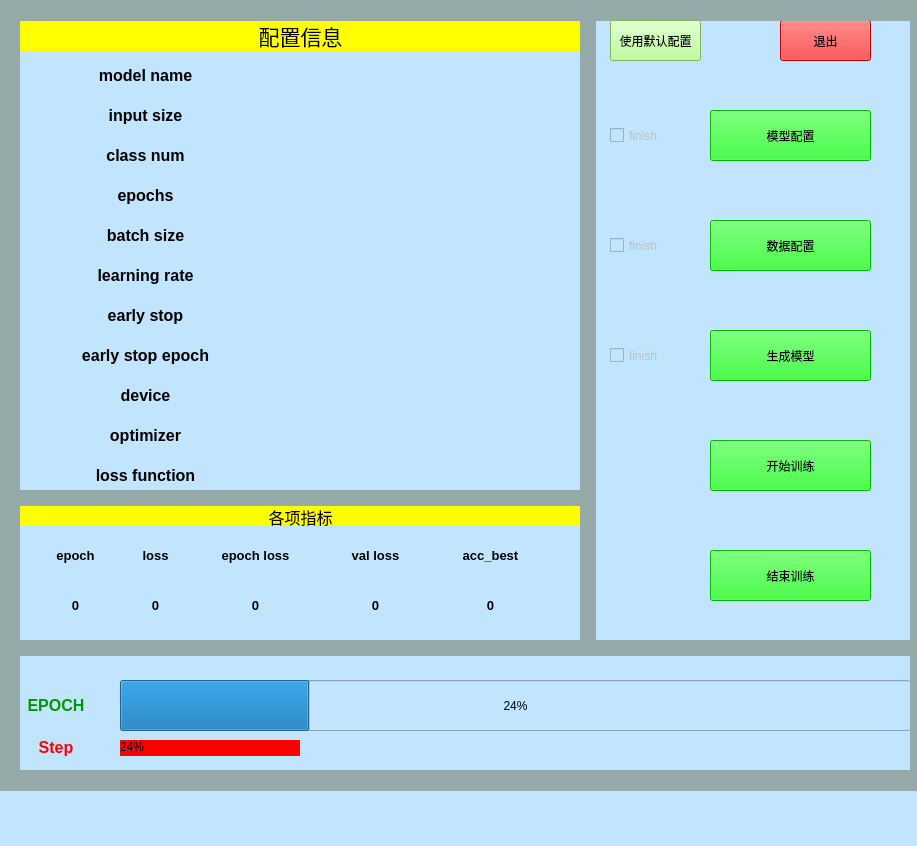
<?xml version="1.0" encoding="UTF-8"?>
<ui version="4.0">
 <class>MainWindow</class>
 <widget class="QMainWindow" name="MainWindow">
  <property name="geometry">
   <rect>
    <x>0</x>
    <y>0</y>
    <width>917</width>
    <height>846</height>
   </rect>
  </property>
  <property name="sizePolicy">
   <sizepolicy hsizetype="Preferred" vsizetype="Preferred">
    <horstretch>0</horstretch>
    <verstretch>0</verstretch>
   </sizepolicy>
  </property>
  <property name="minimumSize">
   <size>
    <width>917</width>
    <height>846</height>
   </size>
  </property>
  <property name="maximumSize">
   <size>
    <width>917</width>
    <height>846</height>
   </size>
  </property>
  <property name="windowTitle">
   <string>MainWindow</string>
  </property>
  <property name="styleSheet">
   <string notr="true">background-color: rgb(193, 229, 255);</string>
  </property>
  <widget class="QWidget" name="centralwidget">
   <property name="sizePolicy">
    <sizepolicy hsizetype="Preferred" vsizetype="Preferred">
     <horstretch>0</horstretch>
     <verstretch>0</verstretch>
    </sizepolicy>
   </property>
   <widget class="QLabel" name="label">
    <property name="geometry">
     <rect>
      <x>20</x>
      <y>20</y>
      <width>561</width>
      <height>31</height>
     </rect>
    </property>
    <property name="autoFillBackground">
     <bool>false</bool>
    </property>
    <property name="styleSheet">
     <string notr="true">
background-color: rgb(255, 255, 0);</string>
    </property>
    <property name="text">
     <string>&lt;html&gt;&lt;head/&gt;&lt;body&gt;&lt;p align=&quot;center&quot;&gt;&lt;span style=&quot; font-size:16pt;&quot;&gt;配置信息&lt;/span&gt;&lt;/p&gt;&lt;/body&gt;&lt;/html&gt;</string>
    </property>
   </widget>
   <widget class="QPushButton" name="net_cfg">
    <property name="geometry">
     <rect>
      <x>710</x>
      <y>110</y>
      <width>161</width>
      <height>51</height>
     </rect>
    </property>
    <property name="styleSheet">
     <string notr="true">background-color: rgb(0, 255, 0);
font: 15pt &quot;Arial&quot;;
color: rgb(0, 0, 0);</string>
    </property>
    <property name="text">
     <string>模型配置</string>
    </property>
   </widget>
   <widget class="QPushButton" name="data_cfg">
    <property name="geometry">
     <rect>
      <x>710</x>
      <y>220</y>
      <width>161</width>
      <height>51</height>
     </rect>
    </property>
    <property name="styleSheet">
     <string notr="true">background-color: rgb(0, 255, 0);
font: 15pt &quot;Arial&quot;;
color: rgb(0, 0, 0);</string>
    </property>
    <property name="text">
     <string>数据配置</string>
    </property>
   </widget>
   <widget class="QPushButton" name="train">
    <property name="geometry">
     <rect>
      <x>710</x>
      <y>440</y>
      <width>161</width>
      <height>51</height>
     </rect>
    </property>
    <property name="styleSheet">
     <string notr="true">background-color: rgb(0, 255, 0);
font: 15pt &quot;Arial&quot;;
color: rgb(0, 0, 0);</string>
    </property>
    <property name="text">
     <string>开始训练</string>
    </property>
   </widget>
   <widget class="QProgressBar" name="progressBar">
    <property name="geometry">
     <rect>
      <x>120</x>
      <y>680</y>
      <width>791</width>
      <height>51</height>
     </rect>
    </property>
    <property name="value">
     <number>24</number>
    </property>
   </widget>
   <widget class="QPushButton" name="exit">
    <property name="geometry">
     <rect>
      <x>780</x>
      <y>20</y>
      <width>91</width>
      <height>41</height>
     </rect>
    </property>
    <property name="styleSheet">
     <string notr="true">background-color: rgb(255, 0, 0);
font: 15pt &quot;Arial&quot;;
color: rgb(0, 0, 0);</string>
    </property>
    <property name="text">
     <string>退出</string>
    </property>
   </widget>
   <widget class="QProgressBar" name="progressBar_2">
    <property name="geometry">
     <rect>
      <x>120</x>
      <y>740</y>
      <width>751</width>
      <height>16</height>
     </rect>
    </property>
    <property name="styleSheet">
     <string notr="true">QProgressBar::chunk {background-color: #ff0000;}
QProgressBar { border-width: 0px; }</string>
    </property>
    <property name="value">
     <number>24</number>
    </property>
   </widget>
   <widget class="QPushButton" name="stop_train">
    <property name="geometry">
     <rect>
      <x>710</x>
      <y>550</y>
      <width>161</width>
      <height>51</height>
     </rect>
    </property>
    <property name="styleSheet">
     <string notr="true">background-color: rgb(0, 255, 0);
font: 15pt &quot;Arial&quot;;
color: rgb(0, 0, 0);</string>
    </property>
    <property name="text">
     <string>结束训练</string>
    </property>
   </widget>
   <widget class="QPushButton" name="model_gen">
    <property name="geometry">
     <rect>
      <x>710</x>
      <y>330</y>
      <width>161</width>
      <height>51</height>
     </rect>
    </property>
    <property name="styleSheet">
     <string notr="true">background-color: rgb(0, 255, 0);
font: 15pt &quot;Arial&quot;;
color: rgb(0, 0, 0);</string>
    </property>
    <property name="text">
     <string>生成模型</string>
    </property>
   </widget>
   <widget class="QCheckBox" name="checkBox_model">
    <property name="enabled">
     <bool>false</bool>
    </property>
    <property name="geometry">
     <rect>
      <x>610</x>
      <y>120</y>
      <width>91</width>
      <height>31</height>
     </rect>
    </property>
    <property name="text">
     <string>finish</string>
    </property>
    <property name="checked">
     <bool>false</bool>
    </property>
   </widget>
   <widget class="QCheckBox" name="checkBox_data">
    <property name="enabled">
     <bool>false</bool>
    </property>
    <property name="geometry">
     <rect>
      <x>610</x>
      <y>230</y>
      <width>91</width>
      <height>31</height>
     </rect>
    </property>
    <property name="text">
     <string>finish</string>
    </property>
    <property name="checked">
     <bool>false</bool>
    </property>
   </widget>
   <widget class="QCheckBox" name="checkBox_gen">
    <property name="enabled">
     <bool>false</bool>
    </property>
    <property name="geometry">
     <rect>
      <x>610</x>
      <y>340</y>
      <width>91</width>
      <height>31</height>
     </rect>
    </property>
    <property name="text">
     <string>finish</string>
    </property>
    <property name="checked">
     <bool>false</bool>
    </property>
   </widget>
   <widget class="QLabel" name="label_3">
    <property name="geometry">
     <rect>
      <x>20</x>
      <y>680</y>
      <width>72</width>
      <height>51</height>
     </rect>
    </property>
    <property name="styleSheet">
     <string notr="true">background-color: rgb(193, 229, 255);
color: rgb(0, 150, 0);</string>
    </property>
    <property name="text">
     <string>&lt;html&gt;&lt;head/&gt;&lt;body&gt;&lt;p align=&quot;center&quot;&gt;&lt;span style=&quot; font-size:12pt; font-weight:600;&quot;&gt;EPOCH&lt;/span&gt;&lt;/p&gt;&lt;/body&gt;&lt;/html&gt;</string>
    </property>
   </widget>
   <widget class="QLabel" name="label_4">
    <property name="geometry">
     <rect>
      <x>20</x>
      <y>730</y>
      <width>72</width>
      <height>36</height>
     </rect>
    </property>
    <property name="styleSheet">
     <string notr="true">background-color: rgb(193, 229, 255);
color: rgb(255, 0, 0);</string>
    </property>
    <property name="text">
     <string>&lt;html&gt;&lt;head/&gt;&lt;body&gt;&lt;p align=&quot;center&quot;&gt;&lt;span style=&quot; font-size:12pt; font-weight:600;&quot;&gt;Step&lt;/span&gt;&lt;/p&gt;&lt;/body&gt;&lt;/html&gt;</string>
    </property>
   </widget>
   <widget class="QLabel" name="label_2">
    <property name="geometry">
     <rect>
      <x>580</x>
      <y>0</y>
      <width>16</width>
      <height>651</height>
     </rect>
    </property>
    <property name="styleSheet">
     <string notr="true">background-color: rgb(151, 170, 170);</string>
    </property>
    <property name="text">
     <string/>
    </property>
   </widget>
   <widget class="QLabel" name="label_5">
    <property name="geometry">
     <rect>
      <x>0</x>
      <y>640</y>
      <width>921</width>
      <height>16</height>
     </rect>
    </property>
    <property name="styleSheet">
     <string notr="true">background-color: rgb(151, 170, 170);</string>
    </property>
    <property name="text">
     <string/>
    </property>
   </widget>
   <widget class="QLabel" name="label_6">
    <property name="geometry">
     <rect>
      <x>0</x>
      <y>0</y>
      <width>20</width>
      <height>791</height>
     </rect>
    </property>
    <property name="styleSheet">
     <string notr="true">background-color: rgb(151, 170, 170);</string>
    </property>
    <property name="text">
     <string/>
    </property>
   </widget>
   <widget class="QLabel" name="label_7">
    <property name="geometry">
     <rect>
      <x>0</x>
      <y>770</y>
      <width>921</width>
      <height>21</height>
     </rect>
    </property>
    <property name="styleSheet">
     <string notr="true">background-color: rgb(151, 170, 170);</string>
    </property>
    <property name="text">
     <string/>
    </property>
   </widget>
   <widget class="QLabel" name="label_8">
    <property name="geometry">
     <rect>
      <x>910</x>
      <y>-20</y>
      <width>16</width>
      <height>791</height>
     </rect>
    </property>
    <property name="styleSheet">
     <string notr="true">background-color: rgb(151, 170, 170);</string>
    </property>
    <property name="text">
     <string/>
    </property>
   </widget>
   <widget class="QLabel" name="label_9">
    <property name="geometry">
     <rect>
      <x>0</x>
      <y>0</y>
      <width>921</width>
      <height>21</height>
     </rect>
    </property>
    <property name="styleSheet">
     <string notr="true">background-color: rgb(151, 170, 170);</string>
    </property>
    <property name="text">
     <string/>
    </property>
   </widget>
   <widget class="QLabel" name="label_10">
    <property name="geometry">
     <rect>
      <x>20</x>
      <y>490</y>
      <width>561</width>
      <height>16</height>
     </rect>
    </property>
    <property name="styleSheet">
     <string notr="true">background-color: rgb(151, 170, 170);</string>
    </property>
    <property name="text">
     <string/>
    </property>
   </widget>
   <widget class="QLabel" name="label_12">
    <property name="geometry">
     <rect>
      <x>50</x>
      <y>60</y>
      <width>191</width>
      <height>31</height>
     </rect>
    </property>
    <property name="text">
     <string>&lt;html&gt;&lt;head/&gt;&lt;body&gt;&lt;p align=&quot;center&quot;&gt;&lt;span style=&quot; font-size:12pt; font-weight:600;&quot;&gt;model name&lt;/span&gt;&lt;/p&gt;&lt;/body&gt;&lt;/html&gt;</string>
    </property>
   </widget>
   <widget class="QLabel" name="label_13">
    <property name="geometry">
     <rect>
      <x>50</x>
      <y>100</y>
      <width>191</width>
      <height>31</height>
     </rect>
    </property>
    <property name="text">
     <string>&lt;html&gt;&lt;head/&gt;&lt;body&gt;&lt;p align=&quot;center&quot;&gt;&lt;span style=&quot; font-size:12pt; font-weight:600;&quot;&gt;input size&lt;/span&gt;&lt;/p&gt;&lt;/body&gt;&lt;/html&gt;</string>
    </property>
   </widget>
   <widget class="QLabel" name="label_14">
    <property name="geometry">
     <rect>
      <x>50</x>
      <y>340</y>
      <width>191</width>
      <height>31</height>
     </rect>
    </property>
    <property name="text">
     <string>&lt;html&gt;&lt;head/&gt;&lt;body&gt;&lt;p align=&quot;center&quot;&gt;&lt;span style=&quot; font-size:12pt; font-weight:600;&quot;&gt;early stop epoch&lt;/span&gt;&lt;/p&gt;&lt;/body&gt;&lt;/html&gt;</string>
    </property>
   </widget>
   <widget class="QLabel" name="label_15">
    <property name="geometry">
     <rect>
      <x>50</x>
      <y>380</y>
      <width>191</width>
      <height>31</height>
     </rect>
    </property>
    <property name="text">
     <string>&lt;html&gt;&lt;head/&gt;&lt;body&gt;&lt;p align=&quot;center&quot;&gt;&lt;span style=&quot; font-size:12pt; font-weight:600;&quot;&gt;device&lt;/span&gt;&lt;/p&gt;&lt;/body&gt;&lt;/html&gt;</string>
    </property>
   </widget>
   <widget class="QLabel" name="label_16">
    <property name="geometry">
     <rect>
      <x>50</x>
      <y>260</y>
      <width>191</width>
      <height>31</height>
     </rect>
    </property>
    <property name="text">
     <string>&lt;html&gt;&lt;head/&gt;&lt;body&gt;&lt;p align=&quot;center&quot;&gt;&lt;span style=&quot; font-size:12pt; font-weight:600;&quot;&gt;learning rate&lt;/span&gt;&lt;/p&gt;&lt;/body&gt;&lt;/html&gt;</string>
    </property>
   </widget>
   <widget class="QLabel" name="label_17">
    <property name="geometry">
     <rect>
      <x>50</x>
      <y>300</y>
      <width>191</width>
      <height>31</height>
     </rect>
    </property>
    <property name="text">
     <string>&lt;html&gt;&lt;head/&gt;&lt;body&gt;&lt;p align=&quot;center&quot;&gt;&lt;span style=&quot; font-size:12pt; font-weight:600;&quot;&gt;early stop&lt;/span&gt;&lt;/p&gt;&lt;/body&gt;&lt;/html&gt;</string>
    </property>
   </widget>
   <widget class="QLabel" name="label_18">
    <property name="geometry">
     <rect>
      <x>50</x>
      <y>140</y>
      <width>191</width>
      <height>31</height>
     </rect>
    </property>
    <property name="text">
     <string>&lt;html&gt;&lt;head/&gt;&lt;body&gt;&lt;p align=&quot;center&quot;&gt;&lt;span style=&quot; font-size:12pt; font-weight:600;&quot;&gt;class num&lt;/span&gt;&lt;/p&gt;&lt;/body&gt;&lt;/html&gt;</string>
    </property>
   </widget>
   <widget class="QLabel" name="label_19">
    <property name="geometry">
     <rect>
      <x>50</x>
      <y>220</y>
      <width>191</width>
      <height>31</height>
     </rect>
    </property>
    <property name="text">
     <string>&lt;html&gt;&lt;head/&gt;&lt;body&gt;&lt;p align=&quot;center&quot;&gt;&lt;span style=&quot; font-size:12pt; font-weight:600;&quot;&gt;batch size&lt;/span&gt;&lt;/p&gt;&lt;/body&gt;&lt;/html&gt;</string>
    </property>
   </widget>
   <widget class="QLabel" name="label_20">
    <property name="geometry">
     <rect>
      <x>50</x>
      <y>420</y>
      <width>191</width>
      <height>31</height>
     </rect>
    </property>
    <property name="text">
     <string>&lt;html&gt;&lt;head/&gt;&lt;body&gt;&lt;p align=&quot;center&quot;&gt;&lt;span style=&quot; font-size:12pt; font-weight:600;&quot;&gt;optimizer&lt;/span&gt;&lt;/p&gt;&lt;/body&gt;&lt;/html&gt;</string>
    </property>
   </widget>
   <widget class="QLabel" name="label_21">
    <property name="geometry">
     <rect>
      <x>50</x>
      <y>460</y>
      <width>191</width>
      <height>31</height>
     </rect>
    </property>
    <property name="text">
     <string>&lt;html&gt;&lt;head/&gt;&lt;body&gt;&lt;p align=&quot;center&quot;&gt;&lt;span style=&quot; font-size:12pt; font-weight:600;&quot;&gt;loss function&lt;/span&gt;&lt;/p&gt;&lt;/body&gt;&lt;/html&gt;</string>
    </property>
   </widget>
   <widget class="QLabel" name="label_ese">
    <property name="geometry">
     <rect>
      <x>310</x>
      <y>340</y>
      <width>221</width>
      <height>31</height>
     </rect>
    </property>
    <property name="text">
     <string>&lt;html&gt;&lt;head/&gt;&lt;body&gt;&lt;p align=&quot;center&quot;&gt;&lt;br/&gt;&lt;/p&gt;&lt;/body&gt;&lt;/html&gt;</string>
    </property>
    <property name="alignment">
     <set>Qt::AlignCenter</set>
    </property>
   </widget>
   <widget class="QLabel" name="label_cls_num">
    <property name="geometry">
     <rect>
      <x>310</x>
      <y>140</y>
      <width>221</width>
      <height>31</height>
     </rect>
    </property>
    <property name="text">
     <string>&lt;html&gt;&lt;head/&gt;&lt;body&gt;&lt;p align=&quot;center&quot;&gt;&lt;br/&gt;&lt;/p&gt;&lt;/body&gt;&lt;/html&gt;</string>
    </property>
    <property name="alignment">
     <set>Qt::AlignCenter</set>
    </property>
   </widget>
   <widget class="QLabel" name="label_es">
    <property name="geometry">
     <rect>
      <x>310</x>
      <y>300</y>
      <width>221</width>
      <height>31</height>
     </rect>
    </property>
    <property name="text">
     <string>&lt;html&gt;&lt;head/&gt;&lt;body&gt;&lt;p align=&quot;center&quot;&gt;&lt;br/&gt;&lt;/p&gt;&lt;/body&gt;&lt;/html&gt;</string>
    </property>
    <property name="alignment">
     <set>Qt::AlignCenter</set>
    </property>
   </widget>
   <widget class="QLabel" name="label_device">
    <property name="geometry">
     <rect>
      <x>310</x>
      <y>380</y>
      <width>221</width>
      <height>31</height>
     </rect>
    </property>
    <property name="text">
     <string>&lt;html&gt;&lt;head/&gt;&lt;body&gt;&lt;p align=&quot;center&quot;&gt;&lt;br/&gt;&lt;/p&gt;&lt;/body&gt;&lt;/html&gt;</string>
    </property>
    <property name="alignment">
     <set>Qt::AlignCenter</set>
    </property>
   </widget>
   <widget class="QLabel" name="label_lr">
    <property name="geometry">
     <rect>
      <x>310</x>
      <y>260</y>
      <width>221</width>
      <height>31</height>
     </rect>
    </property>
    <property name="text">
     <string>&lt;html&gt;&lt;head/&gt;&lt;body&gt;&lt;p align=&quot;center&quot;&gt;&lt;br/&gt;&lt;/p&gt;&lt;/body&gt;&lt;/html&gt;</string>
    </property>
    <property name="alignment">
     <set>Qt::AlignCenter</set>
    </property>
   </widget>
   <widget class="QLabel" name="label_model_name">
    <property name="geometry">
     <rect>
      <x>310</x>
      <y>60</y>
      <width>221</width>
      <height>31</height>
     </rect>
    </property>
    <property name="text">
     <string>&lt;html&gt;&lt;head/&gt;&lt;body&gt;&lt;p align=&quot;center&quot;&gt;&lt;br/&gt;&lt;/p&gt;&lt;/body&gt;&lt;/html&gt;</string>
    </property>
    <property name="alignment">
     <set>Qt::AlignCenter</set>
    </property>
   </widget>
   <widget class="QLabel" name="label_batch_size">
    <property name="geometry">
     <rect>
      <x>310</x>
      <y>220</y>
      <width>221</width>
      <height>31</height>
     </rect>
    </property>
    <property name="text">
     <string>&lt;html&gt;&lt;head/&gt;&lt;body&gt;&lt;p align=&quot;center&quot;&gt;&lt;br/&gt;&lt;/p&gt;&lt;/body&gt;&lt;/html&gt;</string>
    </property>
    <property name="alignment">
     <set>Qt::AlignCenter</set>
    </property>
   </widget>
   <widget class="QLabel" name="label_lossfc">
    <property name="geometry">
     <rect>
      <x>310</x>
      <y>460</y>
      <width>221</width>
      <height>31</height>
     </rect>
    </property>
    <property name="text">
     <string>&lt;html&gt;&lt;head/&gt;&lt;body&gt;&lt;p align=&quot;center&quot;&gt;&lt;br/&gt;&lt;/p&gt;&lt;/body&gt;&lt;/html&gt;</string>
    </property>
    <property name="alignment">
     <set>Qt::AlignCenter</set>
    </property>
   </widget>
   <widget class="QLabel" name="label_input_size">
    <property name="geometry">
     <rect>
      <x>310</x>
      <y>100</y>
      <width>221</width>
      <height>31</height>
     </rect>
    </property>
    <property name="text">
     <string>&lt;html&gt;&lt;head/&gt;&lt;body&gt;&lt;p align=&quot;center&quot;&gt;&lt;br/&gt;&lt;/p&gt;&lt;/body&gt;&lt;/html&gt;</string>
    </property>
    <property name="alignment">
     <set>Qt::AlignCenter</set>
    </property>
   </widget>
   <widget class="QLabel" name="label_opt">
    <property name="geometry">
     <rect>
      <x>310</x>
      <y>420</y>
      <width>221</width>
      <height>31</height>
     </rect>
    </property>
    <property name="text">
     <string>&lt;html&gt;&lt;head/&gt;&lt;body&gt;&lt;p align=&quot;center&quot;&gt;&lt;br/&gt;&lt;/p&gt;&lt;/body&gt;&lt;/html&gt;</string>
    </property>
    <property name="alignment">
     <set>Qt::AlignCenter</set>
    </property>
   </widget>
   <widget class="QLabel" name="label_11">
    <property name="geometry">
     <rect>
      <x>20</x>
      <y>505</y>
      <width>561</width>
      <height>21</height>
     </rect>
    </property>
    <property name="autoFillBackground">
     <bool>false</bool>
    </property>
    <property name="styleSheet">
     <string notr="true">
background-color: rgb(255, 255, 0);</string>
    </property>
    <property name="text">
     <string>&lt;html&gt;&lt;head/&gt;&lt;body&gt;&lt;p align=&quot;center&quot;&gt;&lt;span style=&quot; font-size:12pt;&quot;&gt;各项指标&lt;/span&gt;&lt;/p&gt;&lt;/body&gt;&lt;/html&gt;</string>
    </property>
   </widget>
   <widget class="QLabel" name="label_22">
    <property name="geometry">
     <rect>
      <x>40</x>
      <y>540</y>
      <width>71</width>
      <height>31</height>
     </rect>
    </property>
    <property name="text">
     <string>&lt;html&gt;&lt;head/&gt;&lt;body&gt;&lt;p align=&quot;center&quot;&gt;&lt;span style=&quot; font-size:10pt; font-weight:600;&quot;&gt;epoch&lt;/span&gt;&lt;/p&gt;&lt;/body&gt;&lt;/html&gt;</string>
    </property>
   </widget>
   <widget class="QLabel" name="label_23">
    <property name="geometry">
     <rect>
      <x>120</x>
      <y>540</y>
      <width>71</width>
      <height>31</height>
     </rect>
    </property>
    <property name="text">
     <string>&lt;html&gt;&lt;head/&gt;&lt;body&gt;&lt;p align=&quot;center&quot;&gt;&lt;span style=&quot; font-size:10pt; font-weight:600;&quot;&gt;loss&lt;/span&gt;&lt;/p&gt;&lt;/body&gt;&lt;/html&gt;</string>
    </property>
   </widget>
   <widget class="QLabel" name="label_24">
    <property name="geometry">
     <rect>
      <x>440</x>
      <y>540</y>
      <width>101</width>
      <height>31</height>
     </rect>
    </property>
    <property name="text">
     <string>&lt;html&gt;&lt;head/&gt;&lt;body&gt;&lt;p align=&quot;center&quot;&gt;&lt;span style=&quot; font-size:10pt; font-weight:600;&quot;&gt;acc_best&lt;/span&gt;&lt;/p&gt;&lt;/body&gt;&lt;/html&gt;</string>
    </property>
   </widget>
   <widget class="QLabel" name="label_25">
    <property name="geometry">
     <rect>
      <x>200</x>
      <y>540</y>
      <width>111</width>
      <height>31</height>
     </rect>
    </property>
    <property name="text">
     <string>&lt;html&gt;&lt;head/&gt;&lt;body&gt;&lt;p align=&quot;center&quot;&gt;&lt;span style=&quot; font-size:10pt; font-weight:600;&quot;&gt;epoch loss&lt;/span&gt;&lt;/p&gt;&lt;/body&gt;&lt;/html&gt;</string>
    </property>
   </widget>
   <widget class="QLabel" name="label_26">
    <property name="geometry">
     <rect>
      <x>50</x>
      <y>180</y>
      <width>191</width>
      <height>31</height>
     </rect>
    </property>
    <property name="text">
     <string>&lt;html&gt;&lt;head/&gt;&lt;body&gt;&lt;p align=&quot;center&quot;&gt;&lt;span style=&quot; font-size:12pt; font-weight:600;&quot;&gt;epochs&lt;/span&gt;&lt;/p&gt;&lt;/body&gt;&lt;/html&gt;</string>
    </property>
   </widget>
   <widget class="QLabel" name="label_epochs">
    <property name="geometry">
     <rect>
      <x>310</x>
      <y>180</y>
      <width>221</width>
      <height>31</height>
     </rect>
    </property>
    <property name="text">
     <string>&lt;html&gt;&lt;head/&gt;&lt;body&gt;&lt;p align=&quot;center&quot;&gt;&lt;br/&gt;&lt;/p&gt;&lt;/body&gt;&lt;/html&gt;</string>
    </property>
    <property name="alignment">
     <set>Qt::AlignCenter</set>
    </property>
   </widget>
   <widget class="QLabel" name="res_eploss">
    <property name="geometry">
     <rect>
      <x>200</x>
      <y>590</y>
      <width>111</width>
      <height>31</height>
     </rect>
    </property>
    <property name="text">
     <string>&lt;html&gt;&lt;head/&gt;&lt;body&gt;&lt;p align=&quot;center&quot;&gt;&lt;span style=&quot; font-size:10pt; font-weight:600;&quot;&gt;0&lt;/span&gt;&lt;/p&gt;&lt;/body&gt;&lt;/html&gt;</string>
    </property>
    <property name="alignment">
     <set>Qt::AlignCenter</set>
    </property>
   </widget>
   <widget class="QLabel" name="res_epoch">
    <property name="geometry">
     <rect>
      <x>40</x>
      <y>590</y>
      <width>71</width>
      <height>31</height>
     </rect>
    </property>
    <property name="text">
     <string>&lt;html&gt;&lt;head/&gt;&lt;body&gt;&lt;p align=&quot;center&quot;&gt;&lt;span style=&quot; font-size:10pt; font-weight:600;&quot;&gt;0&lt;/span&gt;&lt;/p&gt;&lt;/body&gt;&lt;/html&gt;</string>
    </property>
    <property name="alignment">
     <set>Qt::AlignCenter</set>
    </property>
   </widget>
   <widget class="QLabel" name="res_loss">
    <property name="geometry">
     <rect>
      <x>120</x>
      <y>590</y>
      <width>71</width>
      <height>31</height>
     </rect>
    </property>
    <property name="text">
     <string>&lt;html&gt;&lt;head/&gt;&lt;body&gt;&lt;p align=&quot;center&quot;&gt;&lt;span style=&quot; font-size:10pt; font-weight:600;&quot;&gt;0&lt;/span&gt;&lt;/p&gt;&lt;/body&gt;&lt;/html&gt;</string>
    </property>
    <property name="alignment">
     <set>Qt::AlignCenter</set>
    </property>
   </widget>
   <widget class="QLabel" name="res_accbest">
    <property name="geometry">
     <rect>
      <x>440</x>
      <y>590</y>
      <width>101</width>
      <height>31</height>
     </rect>
    </property>
    <property name="text">
     <string>&lt;html&gt;&lt;head/&gt;&lt;body&gt;&lt;p align=&quot;center&quot;&gt;&lt;span style=&quot; font-size:10pt; font-weight:600;&quot;&gt;0&lt;/span&gt;&lt;/p&gt;&lt;/body&gt;&lt;/html&gt;</string>
    </property>
    <property name="alignment">
     <set>Qt::AlignCenter</set>
    </property>
   </widget>
   <widget class="QLabel" name="label_27">
    <property name="geometry">
     <rect>
      <x>320</x>
      <y>540</y>
      <width>111</width>
      <height>31</height>
     </rect>
    </property>
    <property name="text">
     <string>&lt;html&gt;&lt;head/&gt;&lt;body&gt;&lt;p align=&quot;center&quot;&gt;&lt;span style=&quot; font-size:10pt; font-weight:600;&quot;&gt;val loss&lt;/span&gt;&lt;/p&gt;&lt;/body&gt;&lt;/html&gt;</string>
    </property>
   </widget>
   <widget class="QLabel" name="res_valloss">
    <property name="geometry">
     <rect>
      <x>320</x>
      <y>590</y>
      <width>111</width>
      <height>31</height>
     </rect>
    </property>
    <property name="text">
     <string>&lt;html&gt;&lt;head/&gt;&lt;body&gt;&lt;p align=&quot;center&quot;&gt;&lt;span style=&quot; font-size:10pt; font-weight:600;&quot;&gt;0&lt;/span&gt;&lt;/p&gt;&lt;/body&gt;&lt;/html&gt;</string>
    </property>
    <property name="alignment">
     <set>Qt::AlignCenter</set>
    </property>
   </widget>
   <widget class="QPushButton" name="default_cfg">
    <property name="geometry">
     <rect>
      <x>610</x>
      <y>20</y>
      <width>91</width>
      <height>41</height>
     </rect>
    </property>
    <property name="styleSheet">
     <string notr="true">background-color: rgb(170, 255, 127);
font: 8pt &quot;Arial&quot;;
color: rgb(0, 0, 0);</string>
    </property>
    <property name="text">
     <string>使用默认配置</string>
    </property>
   </widget>
   <zorder>label_11</zorder>
   <zorder>label</zorder>
   <zorder>net_cfg</zorder>
   <zorder>data_cfg</zorder>
   <zorder>train</zorder>
   <zorder>progressBar</zorder>
   <zorder>exit</zorder>
   <zorder>progressBar_2</zorder>
   <zorder>stop_train</zorder>
   <zorder>model_gen</zorder>
   <zorder>checkBox_model</zorder>
   <zorder>checkBox_data</zorder>
   <zorder>checkBox_gen</zorder>
   <zorder>label_3</zorder>
   <zorder>label_4</zorder>
   <zorder>label_2</zorder>
   <zorder>label_5</zorder>
   <zorder>label_6</zorder>
   <zorder>label_7</zorder>
   <zorder>label_8</zorder>
   <zorder>label_9</zorder>
   <zorder>label_12</zorder>
   <zorder>label_13</zorder>
   <zorder>label_14</zorder>
   <zorder>label_15</zorder>
   <zorder>label_16</zorder>
   <zorder>label_17</zorder>
   <zorder>label_18</zorder>
   <zorder>label_19</zorder>
   <zorder>label_20</zorder>
   <zorder>label_21</zorder>
   <zorder>label_ese</zorder>
   <zorder>label_cls_num</zorder>
   <zorder>label_es</zorder>
   <zorder>label_device</zorder>
   <zorder>label_lr</zorder>
   <zorder>label_model_name</zorder>
   <zorder>label_batch_size</zorder>
   <zorder>label_lossfc</zorder>
   <zorder>label_input_size</zorder>
   <zorder>label_opt</zorder>
   <zorder>label_22</zorder>
   <zorder>label_23</zorder>
   <zorder>label_24</zorder>
   <zorder>label_25</zorder>
   <zorder>label_26</zorder>
   <zorder>label_epochs</zorder>
   <zorder>label_10</zorder>
   <zorder>res_eploss</zorder>
   <zorder>res_epoch</zorder>
   <zorder>res_loss</zorder>
   <zorder>res_accbest</zorder>
   <zorder>label_27</zorder>
   <zorder>res_valloss</zorder>
   <zorder>default_cfg</zorder>
  </widget>
  <widget class="QMenuBar" name="menubar">
   <property name="geometry">
    <rect>
     <x>0</x>
     <y>0</y>
     <width>917</width>
     <height>26</height>
    </rect>
   </property>
  </widget>
  <widget class="QStatusBar" name="statusbar"/>
 </widget>
 <resources/>
 <connections/>
</ui>
